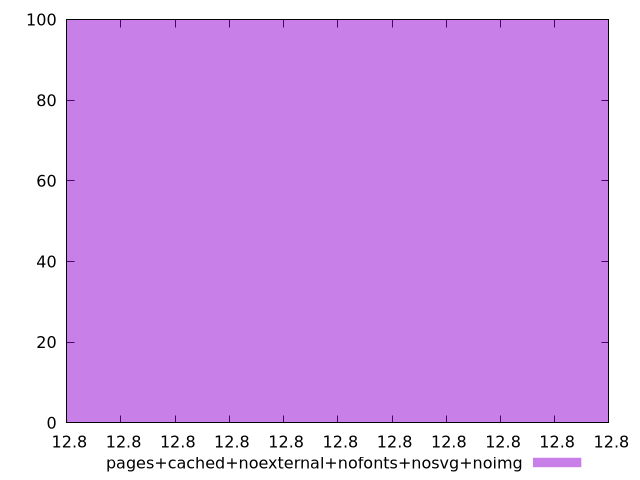

Reproduce this figure in gnuplot.
$_pagesCachedNoexternalNofontsNosvgNoimg <<EOF
12.80000000000001 100
EOF
set key outside below
set terminal pngcairo
set output "report_00006_2020-11-02T20-21-41.718Z/estimated-input-latency/pages+cached+noexternal+nofonts+nosvg+noimg//raw_hist.png"
set yrange [0:100]
set boxwidth 1.7983939046234355e-14
set style fill transparent solid 0.5 noborder
plot $_pagesCachedNoexternalNofontsNosvgNoimg title "pages+cached+noexternal+nofonts+nosvg+noimg" with boxes ,
